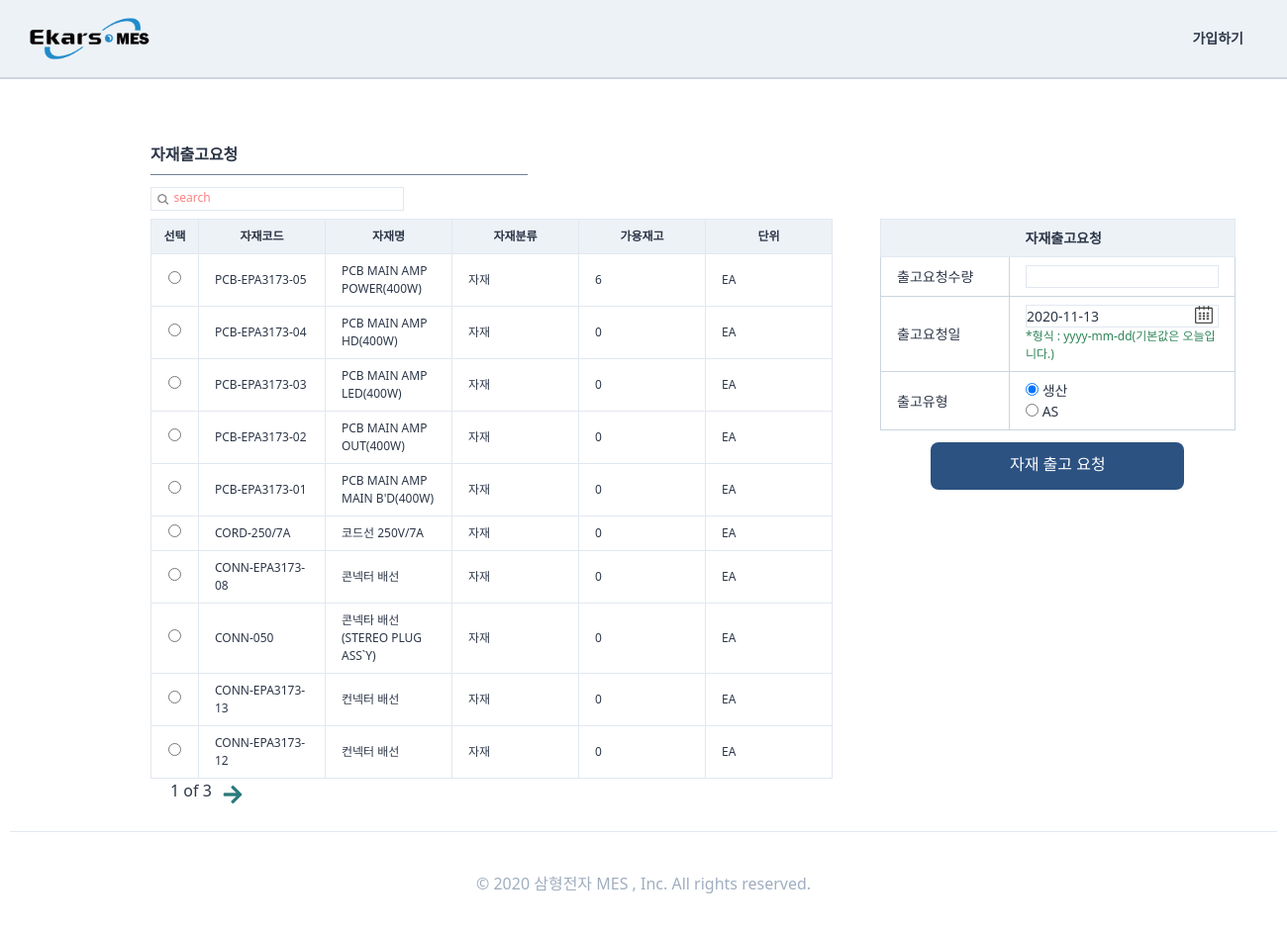
Screenshot of /qualitycontrols/materialoutrequest/ with the database file from the repository.
### StandardInformation/models.py (models this page shows, shortened)
class Material(TimeStampedModel):
    EA = "EA"
    ROLL = "ROLL"
    BOX = "BOX"
    SET = "SET"
    봉 = "봉"
    단위_CHOICES = (
        (EA, "EA"),
        (ROLL, "ROLL"),
        (BOX, "BOX"),
        (SET, "SET"),
        (봉, "봉"),
    )
    자재 = "자재"
    부분품 = "부분품"
    상품 = "상품"
    품목_CHOICES = (
        (자재, "자재"),
        (부분품, "부분품"),
        (상품, "상품"),
    )
    작성자 = models.ForeignKey(
        "users.User", related_name="자재제품작성자", on_delete=models.SET_NULL, null=True
    )
    자재코드 = models.CharField(max_length=120, blank=True)
    품목 = models.CharField(
        choices=품목_CHOICES, max_length=4, null=True, blank=True, default=자재
    )
    자재품명 = models.CharField(max_length=100, blank=True)
    규격 = models.CharField(max_length=30, blank=True)
    단위 = models.CharField(choices=단위_CHOICES, max_length=4, blank=True, default=EA)
    자재공급업체 = models.ForeignKey(
        "SupplyPartner",
        related_name="제공자재",
        on_delete=models.SET_NULL,
        null=True,
        blank=True,
    )
    단가 = models.IntegerField(null=True)
    특이사항 = models.TextField(blank=True, null=True)
    class Meta:
        verbose_name = "자재"
        verbose_name_plural = "자재"

### stockmanages/models.py (models this page shows, shortened)
class StockOfMaterial(TimeStampedModel):
    자재 = models.OneToOneField(
        SI_models.Material, related_name="자재재고", on_delete=models.CASCADE
    )
    실수량 = models.IntegerField(null=True, blank=True, default=0)
    입고요청포함수량 = models.IntegerField(null=True, blank=True, default=0)
    출고요청제외수량 = models.IntegerField(null=True, blank=True, default=0)
    class Meta:
        verbose_name = "자재재고"
        verbose_name_plural = "자재재고"

### qualitycontrols/views.py (the view, shortened to what this page needs)
# urls.py: path("materialoutrequest/", views.materialoutrequest, name="materialoutrequest",),
def materialoutrequest(request):
    form = forms.materialoutrequest(request.POST or None)
    search = request.GET.get("search")
    if search is None:
        customer = SI_models.Material.objects.all().order_by("-created")
        s_bool = False
    pagediv = 10
    totalpage = int(math.ceil(len(customer) / pagediv))
    paginator = Paginator(customer, pagediv, orphans=0)
    page = request.GET.get("page", "1")
    customer = paginator.get_page(page)
    nextpage = int(page) + 1
    previouspage = int(page) - 1
    notsamebool = True
    seletelist = ["출고유형"]
    if int(page) == totalpage:
        notsamebool = False
    if (search is None) or (search == ""):
        search = "search"
    return render(
        request,
        "qualitycontrols/materialoutrequest.html",
        {
            "customer": customer,
            "form": form,
            "search": search,
            "page": page,
            "totalpage": totalpage,
            "notsamebool": notsamebool,
            "nextpage": nextpage,
            "previouspage": previouspage,
            "s_bool": s_bool,
            "seletelist": seletelist,
        },
    )

### qualitycontrols/forms.py (shortened to what this page needs)
class materialoutrequest(forms.ModelForm):
    자재 = forms.CharField(max_length=20)
    class Meta:
        model = SM_models.StockOfMaterialOutRequest
        fields = (
            "출고요청수량",
            "출고요청일",
            "출고유형",
        )
        widgets = {
            "출고유형": forms.RadioSelect(),
        }
        help_texts = {
            "출고요청일": "*형식 : yyyy-mm-dd(기본값은 오늘입니다.)",
        }

### templates/qualitycontrols/materialoutrequest.html (shortened to what this page needs)
{%extends "qualitycontrols/qualitycontrolshome.html"%}
{%load static%}
{%block main_contens%}
<div class="w-11/12 h-full ml-32 -mt-6 font-normal pt-12 flex flex-row">
    <div class="flex flex-col p-6 w-full ">
        <span class="border-b w-1/3 mb-3 border-gray-600 pb-2 font-semibold text-base">자재출고요청 </span>
        <div class="w-64 border h-6 mb-2">
            <form method="get" action="" class="w-full flex ">
                <button class="w-4 h-4 mt-1 ml-1  rounded-xl bg-cover bg-center"
                    style="background-image:url({% static 'img/search.png' %});"></button>
                <input name="search" placeholder={{search}}
                    class="ml-1 w-full border-none search-box text-xs font-medium placeholder-red-400 focus: outline-none" />
            </form>
        </div>
        <div class="flex flex-row items-start justify-start">
            <div class="flew flex-col">
                <form method="POST" class="w-full flex flex-col justify-center" enctype="multipart/form-data">
                    <table class="table-fixed font-light text-xs w-full">
                        <thead>
                            <tr>
                                <th class="border bg-gray-200 px-1 py-2 w-12">선택</th>
                                <th class="border bg-gray-200 px-4 py-2 w-32">자재코드</th>
                                <th class="border bg-gray-200 px-4 py-2 w-32">자재명</th>
                                <th class="border bg-gray-200 px-4 py-2 w-32">자재분류</th>
                                <th class="border bg-gray-200 px-4 py-2 w-32">가용재고</th>
                                <th class="border bg-gray-200 px-4 py-2 w-32">단위</th>
                            </tr>
                        </thead>
                        <tbody>
                            <ul id="id_자재">
                                {%for list in customer%}
                                <tr>
                                    <td class="border px-4 py-2 text-center">
                                        <label for="id_자재_0"><input type="radio" name="자재" value={{list.자재코드}}
                                                required="" id="id_자재_0">
                                        </label>
                                    </td>
                                    <td class="border px-4 py-2 hover:text-blue-700">
                                        {{list.자재코드}}</td>
                                    <td class="border px-4 py-2">{{list.자재품명}}</td>
                                    <td class="border px-4 py-2">{{list.품목}}</td>
                                    <td class="border px-4 py-2">{{list.자재재고.출고요청제외수량}}</td>
                                    <td class="border px-4 py-2">{{list.단위}}</td>
                                </tr>
                                {%endfor%}
                            </ul>
                        </tbody>
                    </table>
                    <div class="flex ml-2">
                        <span class="mx-3 font-medium  text-base">{{page}} of
                            {{totalpage}}</span>
                        {% if notsamebool %}
                        {%if s_bool%}
                        <a href="?search={{search}}&page={{nextpage}}" class="text-teal-700"><i
                                class="fas fa-arrow-right fa-lg mt-2"></i></a>
                        {%else%}
                        <a href="?page={{nextpage}}" class="text-teal-700"><i
                                class="fas fa-arrow-right fa-lg mt-2"></i></a>
                        {% endif %}{% endif %}
                    </div>
            </div>
            <div class=" flex flex-col px-12 justify-center items-center">
                <div class="w-full justify-center flex flex-col">
                    <table class="table-fixed text-sm w-full">
                        <thead>
                            <tr>
                                <th class="border border-r-0 bg-gray-200 px-4 py-2 w-32"></th>
                                <th class="border border-l-0 bg-gray-200 px-4 py-2 w-56 text-left">자재출고요청</th>
                            </tr>
                        </thead>
                        <tbody>
                            {% for field in form %}
                            <tr>
                                {%if field.name != "자재"%}
                                <td class="border border-gray-400 px-4 py-2">
                                    {{field.name}}
                                </td>
                                <td class="border border-gray-400 px-4 py-2">
                                    <div
                                        class=" flex  {%if field.name not in seletelist %} border hover:border-gray-500 w-full {%endif%} flex">
                                        {%if field.name == "출고요청일" %}
                                        <input type="text" name="출고요청일" id="date2" size="10" />
                                        {%else%}
                                        {{field}}
                                        {%endif%}
                                    </div>
                                    <div class="text-xs text-green-700 ">
                                        {{field.help_text}}
                                    </div>
                                </td>
                                {%endif%}
                            </tr>
                            {%endfor%}
                        </tbody>
                    </table>
                </div>
                <div class=" flex flex-row justify-around -mx-12">
                    <button class="btn-link bg-blue-800 text-white w-64 h-12 self-center my-3 pt-0 pb-1">
                        <div class="text-base font-medium">자재 출고 요청</div>
                    </button>
                </div>
            </div>
        </div>
    </div>
</div>
{%endblock main_contens %}

### rows the page displays
Material: 자재코드 "PCB-EPA3173-05", 자재품명 "PCB MAIN AMP POWER(400W)", 품목 "자재", 자재재고.출고요청제외수량 "6", 단위 "EA"
Material: 자재코드 "PCB-EPA3173-04", 자재품명 "PCB MAIN AMP HD(400W)", 품목 "자재", 자재재고.출고요청제외수량 "0", 단위 "EA"
Material: 자재코드 "PCB-EPA3173-03", 자재품명 "PCB MAIN AMP LED(400W)", 품목 "자재", 자재재고.출고요청제외수량 "0", 단위 "EA"
Material: 자재코드 "PCB-EPA3173-02", 자재품명 "PCB MAIN AMP OUT(400W)", 품목 "자재", 자재재고.출고요청제외수량 "0", 단위 "EA"
Material: 자재코드 "PCB-EPA3173-01", 자재품명 "PCB MAIN AMP MAIN B'D(400W)", 품목 "자재", 자재재고.출고요청제외수량 "0", 단위 "EA"
Material: 자재코드 "CORD-250/7A", 자재품명 "코드선 250V/7A", 품목 "자재", 자재재고.출고요청제외수량 "0", 단위 "EA"
Material: 자재코드 "CONN-EPA3173-08", 자재품명 "콘넥터 배선", 품목 "자재", 자재재고.출고요청제외수량 "0", 단위 "EA"
Material: 자재코드 "CONN-050", 자재품명 "콘넥타 배선(STEREO PLUG ASS`Y)", 품목 "자재", 자재재고.출고요청제외수량 "0", 단위 "EA"
Material: 자재코드 "CONN-EPA3173-13", 자재품명 "컨넥터 배선", 품목 "자재", 자재재고.출고요청제외수량 "0", 단위 "EA"
Material: 자재코드 "CONN-EPA3173-12", 자재품명 "컨넥터 배선", 품목 "자재", 자재재고.출고요청제외수량 "0", 단위 "EA"

### other values shown
{{ page }} "1"
{{ totalpage }} "3"
{{ field.name }} "출고요청수량" "출고요청일" "출고유형"
{{ field.help_text }} "*형식 : yyyy-mm-dd(기본값은 오늘입니다.)"
